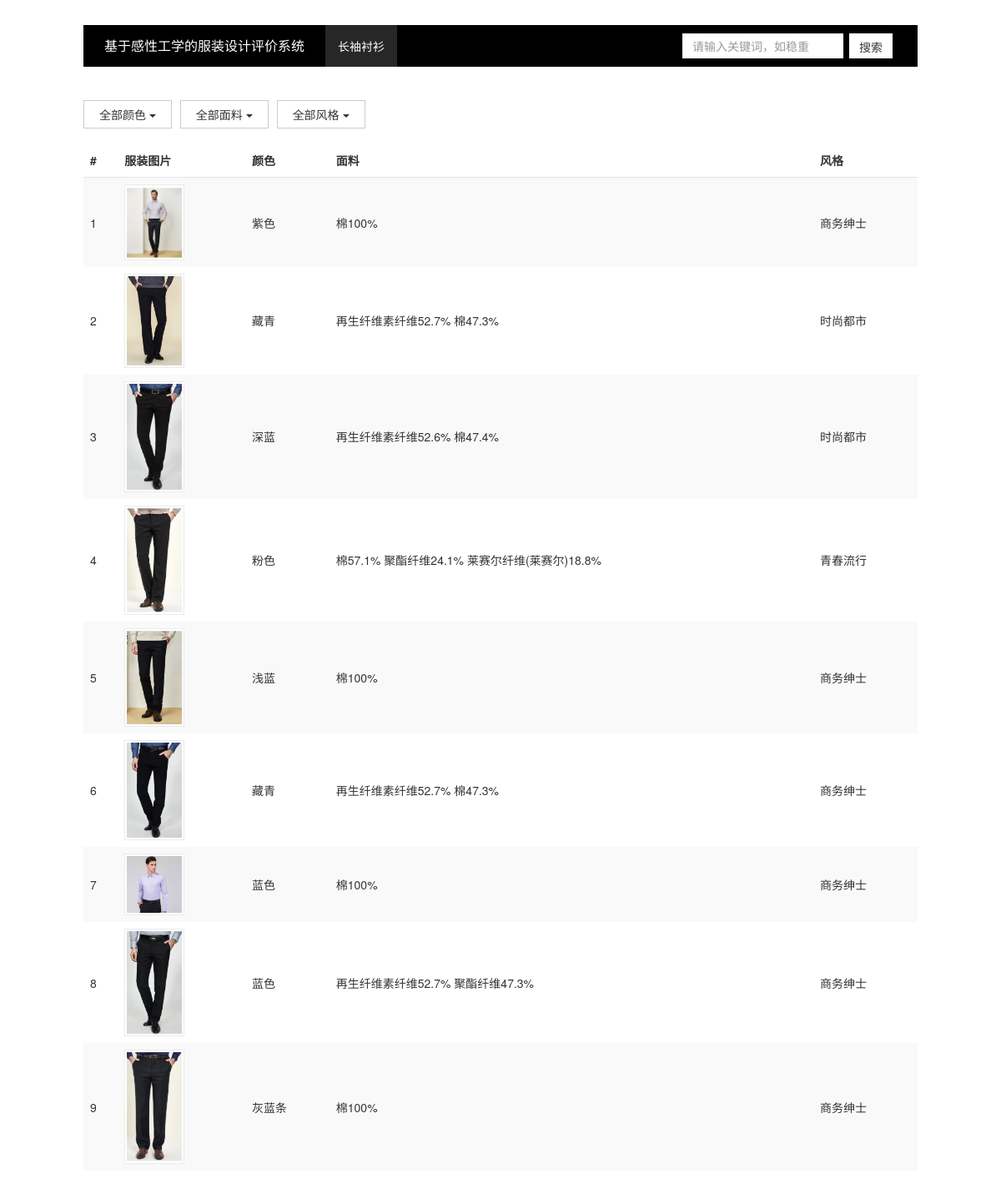
Screenshot of /pages/search.php?search=长袖衬衫 with the database file from the repository.
### tables this page shows
CREATE TABLE `long_sleeved_blouse` (
  `id` int(11) unsigned NOT NULL AUTO_INCREMENT,
  `image1` char(255) DEFAULT NULL,
  `image2` char(255) DEFAULT NULL,
  `image3` char(255) DEFAULT NULL,
  `image4` char(255) DEFAULT NULL,
  `image5` char(255) DEFAULT NULL,
  `image6` char(255) DEFAULT NULL,
  `sleeve_length` text,
  `model` text,
  `collar_type` text,
  `fabric` text,
  `color` text,
  `pattern` text,
  `thickness` text,
  `style` text,
  `link` text,
  `design` text,
  `sleeve_style` text,
  `lower_hem` text,
  `craft` text,
  PRIMARY KEY (`id`)
);

### pages/search.php (the view, shortened to what this page needs)
<?php
include('../connectMysql.php');
?>
<!DOCTYPE html>
<html lang="zh-CN">
<head>
    <link href="../style/bootstrap.min.css" rel="stylesheet">
    <link rel="stylesheet" href="../style/search.css">
</head>
<body>
    <div class="container-fluid search-page">
        <nav class="navbar navbar-default">
            <div class="container-fluid">
                <div class="navbar-header">
                    <a class="navbar-brand" href="index.php">基于感性工学的服装设计评价系统</a>
                </div>
                <div id="navbar" class="navbar-collapse collapse">
                    <ul class="nav navbar-nav">
                        <li class="active"><a href="#"><?php echo $_GET['search']; ?></a></li>
                    </ul>
                    <form class="navbar-form">
                        <input type="text" class="form-control" placeholder="请输入关键词，如稳重" name="keyword">
                        <button type="submit" class="btn btn-default" name="submit" value="submit">搜索</button>
                    </form>
                </div>
            </div>
        </nav>
        <div class="filter">
            <div class="filter-case">
                <div class="dropdown dropdown-group">
                    <button id="selectColor" class="btn btn-default dropdown-toggle" type="button" data-toggle="dropdown" aria-haspopup="true" aria-expanded="true">
                        全部颜色
                        <span class="caret"></span>
                    </button>
                </div>
                <div class="dropdown dropdown-group">
                    <button id="selectFabric" class="btn btn-default dropdown-toggle" type="button"  data-toggle="dropdown" aria-haspopup="true" aria-expanded="true">
                        全部面料
                        <span class="caret"></span>
                    </button>
                </div>
                <div class="dropdown dropdown-group">
                    <button id="selectStyle" class="btn btn-default dropdown-toggle" type="button" data-toggle="dropdown" aria-haspopup="true" aria-expanded="true">
                        全部风格
                        <span class="caret"></span>
                    </button>
                </div>
            </div>
        </div>
        <div class="clothes-table table-responsive">
            <table class="table table-striped">
                <thead>
                    <tr>
                        <th>#</th>
                        <th>服装图片</th>
                        <th>颜色</th>
                        <th>面料</th>
                        <th>风格</th>
                    </tr>
                </thead>
                <tbody class='clothes-contents' id='clothes-contents'>
                    <?php
                        if ($_GET['search'] == '夹克' || $_GET['search'] == '西服') {
                            $type = "jacket_jinlilai";
                            $sql = "SELECT * FROM jacket_jinlilai";
                            $result = $conn->query($sql);
                            if ($result->num_rows > 0) {
                                while ($row = $result->fetch_assoc()) {
                                    echo "<tr><td>{$row['id']}</td>" .
                                         "<td><a href='details.php?id={$row['id']}&table=$type' class='thumbnail'><img src='{$row['image1']}' alt=''></a></td>" .
                                         "<td>{$row['color']}</td>" .
                                         "<td>{$row['fabric']}</td>" .
                                         "<td>{$row['style']}</td>" .
                                         "</tr>";
                                }
                            } else {
                                echo "抱歉，没有帮您找到符合要求的男装。";
                            }
                        } else if ($_GET['search'] == '长袖衬衫') {
                            $type = "long_sleeved_blouse";
                            $sql = "SELECT * FROM long_sleeved_blouse";
                            $result = $conn->query($sql);
                            if ($result->num_rows > 0) {
                                while ($row = $result->fetch_assoc()) {
                                    echo "<tr><td>{$row['id']}</td>" .
                                        "<td><a href='details.php?id={$row['id']}&table=$type' class='thumbnail'><img src='{$row['image1']}' alt=''></a></td>" .
                                        "<td>{$row['color']}</td>" .
                                        "<td>{$row['fabric']}</td>" .
                                        "<td>{$row['style']}</td>" .
                                        "</tr>";
                                }
                            } else {
                                echo "抱歉，没有帮您找到符合要求的男装。";
                            }
                        } else if ($_GET['search'] == '短袖衬衫') {
                            $type = "short_sleeved_blouse";
                            $sql = "SELECT * FROM short_sleeved_blouse";
                            $result = $conn->query($sql);
                            if ($result->num_rows > 0) {
                                while ($row = $result->fetch_assoc()) {
                                    echo "<tr><td>{$row['id']}</td>" .
                                        "<td><a href='details.php?id={$row['id']}&table=$type' class='thumbnail'><img src='{$row['image1']}' alt=''></a></td>" .
                                        "<td>{$row['color']}</td>" .
                                        "<td>{$row['fabric']}</td>" .
                                        "<td>{$row['style']}</td>" .
                                        "</tr>";
                                }
                            } else {
                                echo "抱歉，没有帮您找到符合要求的男装。";
                            }
                        } else if ($_GET['search'] == '西裤') {
                            $type = "western_style_pants";
                            $sql = "SELECT * FROM western_style_pants";
                            $result = $conn->query($sql);
                            if ($result->num_rows > 0) {
                                while ($row = $result->fetch_assoc()) {
                                    echo "<tr><td>{$row['id']}</td>" .
                                        "<td><a href='details.php?id={$row['id']}&table=$type' class='thumbnail'><img src='{$row['image1']}' alt=''></a></td>" .
                                        "<td>{$row['color']}</td>" .
                                        "<td>{$row['fabric']}</td>" .
                                        "<td>{$row['style']}</td>" .
                                        "</tr>";
                                }
                            } else {
                                echo "抱歉，没有帮您找到符合要求的男装。";
                            }
                        } else if ($_GET['search'] == '休闲裤') {
                            $type = "casual_pants";
                            $sql = "SELECT * FROM casual_pants";
                            $result = $conn->query($sql);
                            if ($result->num_rows > 0) {
                                while ($row = $result->fetch_assoc()) {
                                    echo "<tr><td>{$row['id']}</td>" .
                                        "<td><a href='details.php?id={$row['id']}&table=$type' class='thumbnail'><img src='{$row['image1']}' alt=''></a></td>" .
                                        "<td>{$row['color']}</td>" .
                                        "<td>{$row['fabric']}</td>" .
                                        "<td>{$row['style']}</td>" .
                                        "</tr>";
                                }
                            } else {
                                echo "抱歉，没有帮您找到符合要求的男装。";
                            }
                        }
                    ?>
                </tbody>
            </table>
        </div>
    </div>
</html>

### style/search.css (style rules this page uses)
.search-page { margin: 0 auto; padding-top: 30px; }
.navbar { width: 1000px; margin: 0 auto; background-color: black; border: none; border-radius: 0; }
.navbar .container-fluid .navbar-header { margin-left: 10px; margin-right: 10px; }
.navbar .container-fluid .navbar-header .navbar-brand { font-size: 16px; color: #fff; }
.navbar-collapse .nav .active a { font-weight: 200; color: white; background-color: #272727; }
.navbar .container-fluid .navbar-form { float: right; vertical-align: middle; margin-top: 10px; margin-bottom: 10px; padding-right: 0; }
.navbar .container-fluid .navbar-form input { border: none; height: 30px; border-radius: 0; }
.navbar .container-fluid .navbar-form button { margin-left: 3px; height: 30px; border: none; border-radius: 0; }
.dropdown-group { position: relative; display: inline-block; vertical-align: middle; }
.filter { width: 1000px; margin: 20px auto 0; padding-top: 20px; }
.filter .filter-case { vertical-align: middle; position: relative; display: inline-block; }
.filter .filter-case .dropdown { margin-right: 6px; }
.filter .filter-case .dropdown .btn { padding: 6px 18px; border-radius: 0; }
.clothes-table { width: 1000px; margin: 20px auto; }
.clothes-table .table > thead > tr > th { border-bottom: 1px solid #e2e2e2; padding-bottom: 10px; }
.clothes-table .table > tbody > tr > td { vertical-align: middle; border-top: 0; }
.clothes-table .table .thumbnail { width: 72px; margin-bottom: 0; border-radius: 0; border-color: #ebebeb; padding: 2px; }

### rows the page displays
long_sleeved_blouse: id "1", image1 (picture), color "紫色", fabric "棉100%", style "商务绅士"
long_sleeved_blouse: id "2", image1 (picture), color "藏青", fabric "再生纤维素纤维52.7% 棉47.3%", style "时尚都市"
long_sleeved_blouse: id "3", image1 (picture), color "深蓝", fabric "再生纤维素纤维52.6% 棉47.4%", style "时尚都市"
long_sleeved_blouse: id "4", image1 (picture), color "粉色", fabric "棉57.1% 聚酯纤维24.1% 莱赛尔纤维(莱赛尔)18.8%", style "青春流行"
long_sleeved_blouse: id "5", image1 (picture), color "浅蓝", fabric "棉100%", style "商务绅士"
long_sleeved_blouse: id "6", image1 (picture), color "藏青", fabric "再生纤维素纤维52.7% 棉47.3%", style "商务绅士"
long_sleeved_blouse: id "7", image1 (picture), color "蓝色", fabric "棉100%", style "商务绅士"
long_sleeved_blouse: id "8", image1 (picture), color "蓝色", fabric "再生纤维素纤维52.7% 聚酯纤维47.3%", style "商务绅士"
long_sleeved_blouse: id "9", image1 (picture), color "灰蓝条", fabric "棉100%", style "商务绅士"

### other values shown
$_GET['search'] "长袖衬衫"
